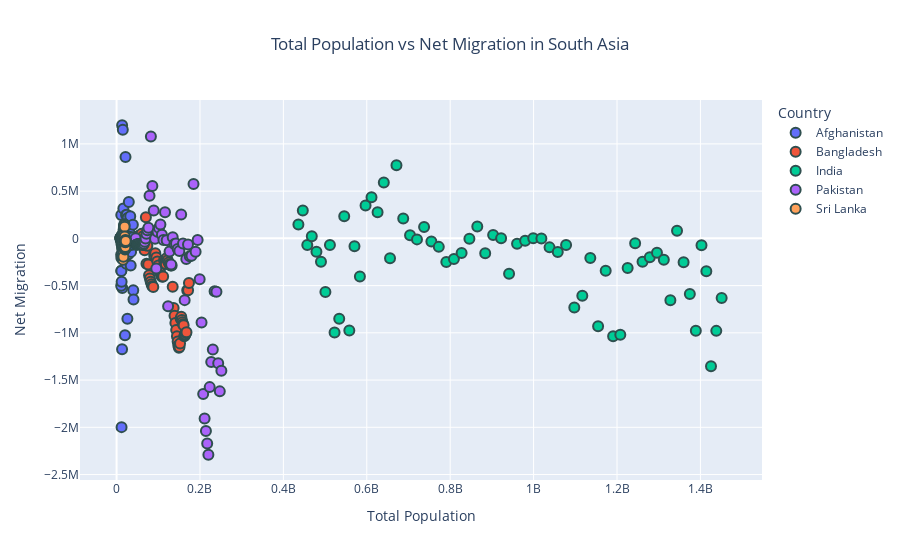

Notebook code cell kept with this figure:
### Markdown cell above
## Scatter Plot of Total Population vs Net Migration in South Asia

### Code cell
# scatter plot using plotly express
fig = px.scatter(df, x='total_population', y='net_migration', color='Country',
                 title='Total Population vs Net Migration in South Asia',
                 labels={'total_population': 'Total Population', 'net_migration': 'Net Migration'})
fig.update_traces(marker=dict(size=10, line=dict(width=2, color='DarkSlateGrey')))
fig.update_layout(title_x=0.5, xaxis_title='Total Population', yaxis_title='Net Migration')
fig.show()
